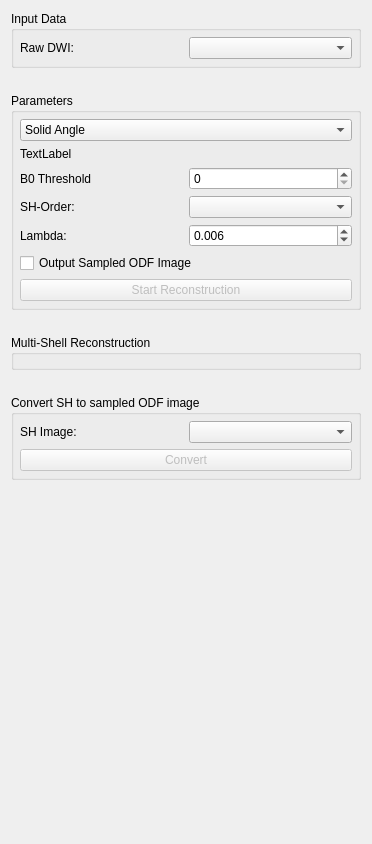
<?xml version="1.0" encoding="UTF-8"?>
<ui version="4.0">
 <class>QmitkQBallReconstructionViewControls</class>
 <widget class="QWidget" name="QmitkQBallReconstructionViewControls">
  <property name="geometry">
   <rect>
    <x>0</x>
    <y>0</y>
    <width>372</width>
    <height>844</height>
   </rect>
  </property>
  <property name="minimumSize">
   <size>
    <width>0</width>
    <height>0</height>
   </size>
  </property>
  <property name="acceptDrops">
   <bool>true</bool>
  </property>
  <property name="windowTitle">
   <string>QmitkQBallReconstructionViewControls</string>
  </property>
  <layout class="QGridLayout" name="gridLayout_4">
   <property name="verticalSpacing">
    <number>25</number>
   </property>
   <item row="1" column="0">
    <widget class="QGroupBox" name="groupBox_3">
     <property name="title">
      <string>Parameters</string>
     </property>
     <layout class="QGridLayout" name="gridLayout_5">
      <property name="leftMargin">
       <number>6</number>
      </property>
      <property name="topMargin">
       <number>6</number>
      </property>
      <property name="rightMargin">
       <number>6</number>
      </property>
      <property name="bottomMargin">
       <number>6</number>
      </property>
      <item row="0" column="0">
       <widget class="QComboBox" name="m_QBallReconstructionMethodComboBox">
        <property name="currentIndex">
         <number>2</number>
        </property>
        <item>
         <property name="text">
          <string>Numerical</string>
         </property>
        </item>
        <item>
         <property name="text">
          <string>Standard</string>
         </property>
        </item>
        <item>
         <property name="text">
          <string>Solid Angle</string>
         </property>
        </item>
        <item>
         <property name="text">
          <string>ADC-Profile only</string>
         </property>
        </item>
        <item>
         <property name="text">
          <string>Raw Signal only</string>
         </property>
        </item>
        <item>
         <property name="text">
          <string>Multi-Shell</string>
         </property>
        </item>
       </widget>
      </item>
      <item row="1" column="0">
       <widget class="QLabel" name="m_Description">
        <property name="text">
         <string>TextLabel</string>
        </property>
       </widget>
      </item>
      <item row="2" column="0">
       <widget class="QFrame" name="m_ShFrame">
        <property name="frameShape">
         <enum>QFrame::NoFrame</enum>
        </property>
        <property name="frameShadow">
         <enum>QFrame::Raised</enum>
        </property>
        <layout class="QGridLayout" name="gridLayout_3">
         <property name="leftMargin">
          <number>0</number>
         </property>
         <property name="topMargin">
          <number>0</number>
         </property>
         <property name="rightMargin">
          <number>0</number>
         </property>
         <property name="bottomMargin">
          <number>0</number>
         </property>
         <item row="0" column="0">
          <widget class="QFrame" name="frame">
           <property name="frameShape">
            <enum>QFrame::NoFrame</enum>
           </property>
           <property name="frameShadow">
            <enum>QFrame::Raised</enum>
           </property>
           <layout class="QGridLayout" name="gridLayout_2">
            <property name="leftMargin">
             <number>0</number>
            </property>
            <property name="topMargin">
             <number>0</number>
            </property>
            <property name="rightMargin">
             <number>0</number>
            </property>
            <property name="bottomMargin">
             <number>0</number>
            </property>
            <item row="4" column="0">
             <widget class="QLabel" name="m_QBallReconstructionLambdaTextLabel_2">
              <property name="enabled">
               <bool>true</bool>
              </property>
              <property name="toolTip">
               <string>Regularization Parameter</string>
              </property>
              <property name="text">
               <string>Lambda:</string>
              </property>
              <property name="wordWrap">
               <bool>false</bool>
              </property>
             </widget>
            </item>
            <item row="4" column="1">
             <widget class="QDoubleSpinBox" name="m_QBallReconstructionLambdaLineEdit">
              <property name="toolTip">
               <string>Regularization factor</string>
              </property>
              <property name="decimals">
               <number>3</number>
              </property>
              <property name="maximum">
               <double>1.000000000000000</double>
              </property>
              <property name="singleStep">
               <double>0.001000000000000</double>
              </property>
              <property name="value">
               <double>0.006000000000000</double>
              </property>
             </widget>
            </item>
            <item row="2" column="0">
             <widget class="QLabel" name="m_QBallReconstructionMaxLLevelTextLabel_2">
              <property name="enabled">
               <bool>true</bool>
              </property>
              <property name="text">
               <string>SH-Order:</string>
              </property>
              <property name="wordWrap">
               <bool>false</bool>
              </property>
             </widget>
            </item>
            <item row="2" column="1">
             <widget class="QComboBox" name="m_QBallReconstructionMaxLLevelComboBox">
              <property name="enabled">
               <bool>true</bool>
              </property>
              <property name="currentIndex">
               <number>-1</number>
              </property>
             </widget>
            </item>
            <item row="1" column="0">
             <widget class="QLabel" name="m_QBallReconstructionThresholdLabel_2">
              <property name="enabled">
               <bool>true</bool>
              </property>
              <property name="text">
               <string>B0 Threshold</string>
              </property>
              <property name="wordWrap">
               <bool>false</bool>
              </property>
             </widget>
            </item>
            <item row="1" column="1">
             <widget class="QSpinBox" name="m_QBallReconstructionThreasholdEdit">
              <property name="maximum">
               <number>10000</number>
              </property>
             </widget>
            </item>
           </layout>
          </widget>
         </item>
         <item row="1" column="0">
          <widget class="QCheckBox" name="m_OutputOdfImage">
           <property name="text">
            <string>Output Sampled ODF Image</string>
           </property>
           <property name="checked">
            <bool>false</bool>
           </property>
          </widget>
         </item>
        </layout>
       </widget>
      </item>
      <item row="3" column="0">
       <widget class="QPushButton" name="m_ButtonStandard">
        <property name="enabled">
         <bool>false</bool>
        </property>
        <property name="toolTip">
         <string/>
        </property>
        <property name="statusTip">
         <string/>
        </property>
        <property name="whatsThis">
         <string notr="true"/>
        </property>
        <property name="text">
         <string>Start Reconstruction</string>
        </property>
       </widget>
      </item>
     </layout>
    </widget>
   </item>
   <item row="0" column="0">
    <widget class="QGroupBox" name="m_InputData">
     <property name="title">
      <string>Input Data</string>
     </property>
     <layout class="QGridLayout" name="gridLayout">
      <property name="leftMargin">
       <number>6</number>
      </property>
      <property name="topMargin">
       <number>6</number>
      </property>
      <property name="rightMargin">
       <number>6</number>
      </property>
      <property name="bottomMargin">
       <number>6</number>
      </property>
      <item row="0" column="0">
       <widget class="QLabel" name="label">
        <property name="toolTip">
         <string>Input for Q-Ball reconstruction.</string>
        </property>
        <property name="text">
         <string>Raw DWI:</string>
        </property>
       </widget>
      </item>
      <item row="0" column="1">
       <widget class="QmitkDataStorageComboBox" name="m_ImageBox"/>
      </item>
     </layout>
    </widget>
   </item>
   <item row="2" column="0">
    <widget class="QGroupBox" name="m_QBallSelectionBox">
     <property name="enabled">
      <bool>true</bool>
     </property>
     <property name="layoutDirection">
      <enum>Qt::LeftToRight</enum>
     </property>
     <property name="autoFillBackground">
      <bool>false</bool>
     </property>
     <property name="title">
      <string>Multi-Shell Reconstruction</string>
     </property>
     <layout class="QVBoxLayout" name="verticalLayout_2">
      <property name="leftMargin">
       <number>6</number>
      </property>
      <property name="topMargin">
       <number>6</number>
      </property>
      <property name="rightMargin">
       <number>6</number>
      </property>
      <property name="bottomMargin">
       <number>6</number>
      </property>
     </layout>
    </widget>
   </item>
   <item row="5" column="0">
    <spacer name="verticalSpacer">
     <property name="orientation">
      <enum>Qt::Vertical</enum>
     </property>
     <property name="sizeHint" stdset="0">
      <size>
       <width>20</width>
       <height>0</height>
      </size>
     </property>
    </spacer>
   </item>
   <item row="3" column="0">
    <widget class="QGroupBox" name="groupBox">
     <property name="title">
      <string>Convert SH to sampled ODF image</string>
     </property>
     <layout class="QGridLayout" name="gridLayout_6">
      <property name="leftMargin">
       <number>6</number>
      </property>
      <property name="topMargin">
       <number>6</number>
      </property>
      <property name="rightMargin">
       <number>6</number>
      </property>
      <property name="bottomMargin">
       <number>6</number>
      </property>
      <item row="3" column="0">
       <widget class="QPushButton" name="m_ConvertButton">
        <property name="enabled">
         <bool>false</bool>
        </property>
        <property name="toolTip">
         <string/>
        </property>
        <property name="statusTip">
         <string/>
        </property>
        <property name="whatsThis">
         <string notr="true"/>
        </property>
        <property name="text">
         <string>Convert</string>
        </property>
       </widget>
      </item>
      <item row="2" column="0">
       <widget class="QFrame" name="frame_2">
        <property name="frameShape">
         <enum>QFrame::NoFrame</enum>
        </property>
        <property name="frameShadow">
         <enum>QFrame::Raised</enum>
        </property>
        <layout class="QGridLayout" name="gridLayout_7">
         <property name="leftMargin">
          <number>0</number>
         </property>
         <property name="topMargin">
          <number>0</number>
         </property>
         <property name="rightMargin">
          <number>0</number>
         </property>
         <property name="bottomMargin">
          <number>0</number>
         </property>
         <item row="0" column="0">
          <widget class="QLabel" name="label_2">
           <property name="toolTip">
            <string>Input for Q-Ball reconstruction.</string>
           </property>
           <property name="text">
            <string>SH Image:</string>
           </property>
          </widget>
         </item>
         <item row="0" column="1">
          <widget class="QmitkDataStorageComboBox" name="m_ShImageBox"/>
         </item>
        </layout>
       </widget>
      </item>
     </layout>
    </widget>
   </item>
  </layout>
 </widget>
 <layoutdefault spacing="6" margin="11"/>
 <customwidgets>
  <customwidget>
   <class>QmitkDataStorageComboBox</class>
   <extends>QComboBox</extends>
   <header location="global">QmitkDataStorageComboBox.h</header>
  </customwidget>
 </customwidgets>
 <resources/>
 <connections/>
</ui>
